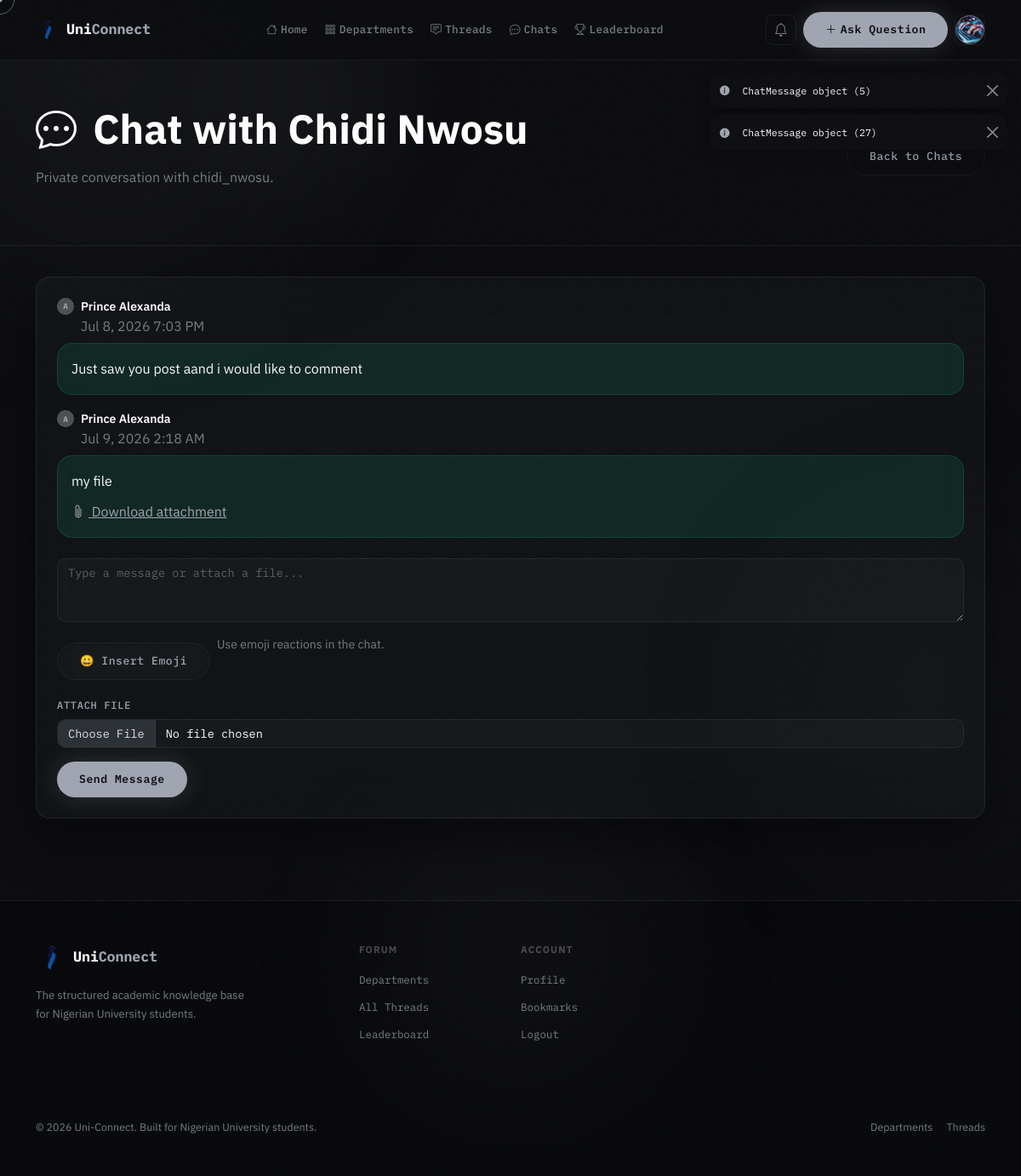
Page /chats/5/ (signed in) on the committed database.
### accounts/models.py (models this page shows, shortened)
class User(AbstractUser):
    ROLE_CHOICES = [
        ('student', 'Student'),
        ('lecturer', 'Lecturer'),
        ('admin', 'Admin'),
    ]
    is_email_verified = models.BooleanField(default=False)
    role = models.CharField(max_length=20, choices=ROLE_CHOICES, default='student')
    school = models.ForeignKey(
        'forum.School', on_delete=models.SET_NULL, null=True, blank=True, related_name='members'
    )
    department = models.ForeignKey(
        'forum.Department', on_delete=models.SET_NULL, null=True, blank=True, related_name='members'
    )
    matric_number = models.CharField(max_length=20, blank=True)
    bio = models.TextField(blank=True)
    avatar = models.ImageField(upload_to='avatars/', blank=True, null=True)
    reputation = models.IntegerField(default=0)
    created_at = models.DateTimeField(auto_now_add=True)

### forum/models.py (models this page shows)
class ChatMessage(models.Model):
    room = models.ForeignKey(ChatRoom, on_delete=models.CASCADE, related_name='messages')
    sender = models.ForeignKey(settings.AUTH_USER_MODEL, on_delete=models.CASCADE, related_name='sent_messages')
    content = models.TextField(blank=True)
    attachment = models.FileField(upload_to='chat_attachments/', blank=True, null=True)
    created_at = models.DateTimeField(auto_now_add=True)
    class Meta:
        ordering = ['created_at']

### forum/views.py (the view)
# urls.py: path('chats/<int:room_pk>/', views.chat_room, name='chat_room'),
@login_required
def chat_room(request, room_pk):
    room = get_object_or_404(ChatRoom, pk=room_pk)
    if request.user not in room.participants.all():
        return redirect('forum:chat_list')
    if request.method == 'POST':
        form = ChatMessageForm(request.POST, request.FILES)
        if form.is_valid():
            ChatMessage.objects.create(
                room=room,
                sender=request.user,
                content=form.cleaned_data.get('content', '').strip(),
                attachment=form.cleaned_data.get('attachment'),
            )
            return redirect('forum:chat_room', room_pk=room.pk)
    else:
        form = ChatMessageForm()
    messages_qs = room.messages.select_related('sender')
    other_user = room.get_other_user(request.user)
    return render(request, 'forum/chat_room.html', {
        'room': room,
        'messages': messages_qs,
        'form': form,
        'other_user': other_user,
    })

### forum/forms.py
class ChatMessageForm(forms.Form):
    content = forms.CharField(required=False, widget=forms.Textarea(attrs={
        'class': 'form-control glass-input',
        'rows': 3,
        'placeholder': 'Type a message or attach a file...'
    }))
    attachment = forms.FileField(required=False, widget=forms.ClearableFileInput(attrs={'class': 'form-control glass-input'}))

### forum/context_processors.py (called while the page is built)
def unread_notifications(request):
    count = 0
    if request.user.is_authenticated:
        count = request.user.notifications.filter(is_read=False).count()
    return {'unread_notification_count': count}

### forum/models.py (called while the page is built)
    def get_other_user(self, user):
        return self.participants.exclude(pk=user.pk).first()

### templates/forum/chat_room.html (shortened to what this page needs)
{% extends 'base.html' %}
{% block content %}
<div class="page-header">
    <div class="container">
        <div class="d-flex align-items-center justify-content-between flex-wrap gap-3">
            <div>
                <h1 class="display-5 fw-bold text-white mb-3">
                    <i class="bi bi-chat-dots me-2"></i>
                    Chat with {{ other_user.get_full_name|default:other_user.username }}
                </h1>
                <p class="text-muted mb-4">
                    Private conversation with {{ other_user.username }}.
                </p>
            </div>
            <a href="{% url 'forum:chat_list' %}" class="btn btn-outline-glass">
                Back to Chats
            </a>
        </div>
    </div>
</div>
<div class="container pb-5">
    <div class="glass-panel p-4">
        <div class="chat-messages mb-4">
            {% if messages %}
                {% for message in messages %}
                    <div class="chat-message {% if message.sender == request.user %}chat-message-sent{% else %}chat-message-received{% endif %}">
                        <div class="d-flex align-items-start gap-2 mb-2">
                            <div class="avatar-xs">
                                {{ message.sender.username|first|upper }}
                            </div>
                            <div>
                                <div class="text-white fw-semibold small">
                                    {{ message.sender.get_full_name|default:message.sender.username }}
                                </div>
                                <div class="text-muted xsmall">
                                    {{ message.created_at|date:"M j, Y g:i A" }}
                                </div>
                            </div>
                        </div>
                        <div class="chat-bubble">
                            {% if message.content %}
                                {{ message.content|linebreaksbr }}
                            {% endif %}
                            {% if message.attachment %}
                                <div class="mt-2">
                                    <a href="{{ message.attachment.url }}"
                                       target="_blank"
                                       class="text-accent">
                                        <i class="bi bi-paperclip me-1"></i>
                                        Download attachment
                                    </a>
                                </div>
                            {% endif %}
                        </div>
                    </div>
                {% endfor %}
            {% endif %}
        </div>
        <form method="POST" enctype="multipart/form-data">
            <div class="mb-3">
                {{ form.content }}
            </div>
            <div class="d-flex flex-wrap gap-2 mb-3">
                <button
                    type="button"
                    class="btn btn-outline-glass btn-sm emoji-button"
                    data-target="id_content">
                    😀 Insert Emoji
                </button>
                <span class="text-muted small">
                    Use emoji reactions in the chat.
                </span>
            </div>
            <div class="mb-3">
                <label class="form-label">
                    Attach File
                </label>
                {{ form.attachment }}
            </div>
            <button class="btn btn-primary-glow">
                Send Message
            </button>
        </form>
    </div>
</div>
{% endblock %}

### templates/base.html (shortened to what this page needs)
<!doctype html>
<html lang="en" data-bs-theme="dark">
  <head>
    <link
      rel="stylesheet"
      href="https://cdn.jsdelivr.net/npm/bootstrap@5.3.3/dist/css/bootstrap.min.css"
    />
    <link
      rel="stylesheet"
      href="https://cdn.jsdelivr.net/npm/bootstrap-icons@1.11.3/font/bootstrap-icons.min.css"
    />
    {% load static %}
    <link rel="stylesheet" href="{% static 'css/main.css' %}" />
  </head>
  <body class="{% block body_class %}{% endblock %}">
    <div class="ambient-orb orb-1" aria-hidden="true"></div>
    <div class="ambient-orb orb-2" aria-hidden="true"></div>
    <nav class="navbar navbar-expand-lg glass-nav">
      <div class="container">
        <a
          class="navbar-brand d-flex align-items-center gap-2"
          href="{% url 'forum:home' %}"
        >
          <img
            src="{% static 'logo-removebg-preview.png' %}"
            alt="Uni-Connect logo"
            class="site-logo navbar-logo"
          />
          <span class="brand-name"
            >Uni<span class="text-accent">Connect</span></span
          >
        </a>
        <div class="collapse navbar-collapse" id="navMain">
          <ul class="navbar-nav mx-auto gap-1">
            <li class="nav-item">
              <a class="nav-link nav-pill" href="{% url 'forum:home' %}"
                ><i class="bi bi-house me-1"></i>Home</a
              >
            </li>
            <li class="nav-item">
              <a class="nav-link nav-pill" href="{% url 'forum:departments' %}"
                ><i class="bi bi-grid-3x3-gap me-1"></i>Departments</a
              >
            </li>
            <li class="nav-item">
              <a class="nav-link nav-pill" href="{% url 'forum:thread_list' %}"
                ><i class="bi bi-chat-square-text me-1"></i>Threads</a
              >
            </li>
            {% if user.is_authenticated %}
            <li class="nav-item">
              <a class="nav-link nav-pill" href="{% url 'forum:chat_list' %}"
                ><i class="bi bi-chat-dots me-1"></i>Chats</a
              >
            </li>
            {% endif %}
            <li class="nav-item">
              <a class="nav-link nav-pill" href="{% url 'forum:leaderboard' %}"
                ><i class="bi bi-trophy me-1"></i>Leaderboard</a
              >
            </li>
          </ul>
          <div class="d-flex align-items-center gap-2">
            {% if user.is_authenticated %}
            <a
              href="{% url 'forum:notifications' %}"
              class="btn btn-ghost-icon position-relative"
            >
              <i class="bi bi-bell"></i>
            </a>
            <a
              href="{% url 'forum:create_thread' %}"
              class="btn btn-primary-glow btn-sm"
            >
              <i class="bi bi-plus-lg me-1"></i>Ask Question
            </a>
            <div class="dropdown">
              <button
                class="btn btn-ghost-icon dropdown-toggle no-caret"
                data-bs-toggle="dropdown"
              >
                <div class="avatar-sm">
                  {% if user.avatar %}
                  <img src="{{ user.avatar.url }}" alt="{{ user.username }}" />
                  {% else %}
                  <span>{{ user.username|first|upper }}</span>
                  {% endif %}
                </div>
              </button>
            </div>
            {% endif %}
          </div>
        </div>
      </div>
    </nav>
    {% if messages %}
    <div
      class="position-fixed top-0 end-0 p-3"
      style="z-index: 9997; margin-top: 70px"
    >
      {% for message in messages %}
      <div
        class="toast show glass-toast align-items-center border-0 mb-2"
        role="alert"
      >
        <div class="d-flex">
          <div class="toast-body small">
            {% if message.tags == 'success' %}
            <i class="bi bi-check-circle-fill text-success me-2"></i>
            {% elif message.tags == 'error' %}
            <i class="bi bi-x-circle-fill text-danger me-2"></i>
            {% else %}
            <i class="bi bi-info-circle-fill text-accent me-2"></i>
            {% endif %} {{ message }}
          </div>
          <button
            type="button"
            class="btn-close btn-close-white me-2 m-auto opacity-50"
            data-bs-dismiss="toast"
          ></button>
        </div>
      </div>
      {% endfor %}
    </div>
    {% endif %}
    <main>{% block content %}{% endblock %}</main>
    <footer class="footer-glass py-5 mt-5">
      <div class="container">
        <div class="row g-4">
          <div class="col-lg-4">
            <div class="d-flex align-items-center gap-2 mb-3">
              <img
                src="{% static 'logo-removebg-preview.png' %}"
                alt="Uni-Connect logo"
                class="site-logo"
              />
              <span class="brand-name"
                >Uni<span class="text-accent">Connect</span></span
              >
            </div>
            <p
              style="
                color: var(--muted);
                font-size: 0.82rem;
                line-height: 1.7;
                max-width: 260px;
              "
            >
              The structured academic knowledge base for Nigerian University students.
            </p>
          </div>
          <div class="col-6 col-lg-2">
            <p
              style="
                color: rgba(255, 255, 255, 0.25);
                font-size: 0.72rem;
                font-weight: 700;
                letter-spacing: 0.1em;
                text-transform: uppercase;
                margin-bottom: 14px;
              "
            >
              Forum
            </p>
            <ul class="list-unstyled footer-links">
              <li><a href="{% url 'forum:departments' %}">Departments</a></li>
              <li><a href="{% url 'forum:thread_list' %}">All Threads</a></li>
              <li><a href="{% url 'forum:leaderboard' %}">Leaderboard</a></li>
            </ul>
          </div>
          <div class="col-6 col-lg-2">
            <p
              style="
                color: rgba(255, 255, 255, 0.25);
                font-size: 0.72rem;
                font-weight: 700;
                letter-spacing: 0.1em;
                text-transform: uppercase;
                margin-bottom: 14px;
              "
            >
              Account
            </p>
            <ul class="list-unstyled footer-links">
              {% if user.is_authenticated %}
              <li><a href="{% url 'accounts:profile' %}">Profile</a></li>
              <li><a href="{% url 'forum:bookmarks' %}">Bookmarks</a></li>
              <li><a href="{% url 'accounts:logout' %}">Logout</a></li>
              {% else %}
              <li><a href="{% url 'accounts:login' %}">Login</a></li>
              <li><a href="{% url 'accounts:register' %}">Register</a></li>
              {% endif %}
            </ul>
          </div>
        </div>
        <div
          class="d-flex justify-content-between align-items-center flex-wrap gap-3"
        >
          <p style="color: var(--muted); font-size: 0.78rem; margin: 0">
            © 2026 Uni-Connect. Built for Nigerian University students.
          </p>
          <div class="d-flex gap-3">
            <a
              href="{% url 'forum:departments' %}"
              style="
                color: var(--muted);
                font-size: 0.78rem;
                text-decoration: none;
              "
              onmouseenter="this.style.color = 'var(--accent)'"
              onmouseleave="this.style.color = 'var(--muted)'"
              >Departments</a
            >
            <a
              href="{% url 'forum:thread_list' %}"
              style="
                color: var(--muted);
                font-size: 0.78rem;
                text-decoration: none;
              "
              onmouseenter="this.style.color = 'var(--accent)'"
              onmouseleave="this.style.color = 'var(--muted)'"
              >Threads</a
            >
          </div>
        </div>
      </div>
    </footer>
    {% load static %}
  </body>
</html>

### rows in the picture
User: avatar (picture)
ChatMessage: id "ChatMessage object (5)", sender.username|first "A", sender.get_full_name "Prince Alexanda", created_at "Jul 8, 2026 7:03 PM", content "Just saw you post aand i would like to comment"
ChatMessage: id "ChatMessage object (27)", sender.username|first "A", sender.get_full_name "Prince Alexanda", created_at "Jul 9, 2026 2:18 AM", content "my file"
User: get_full_name "Chidi Nwosu", username "chidi_nwosu"
